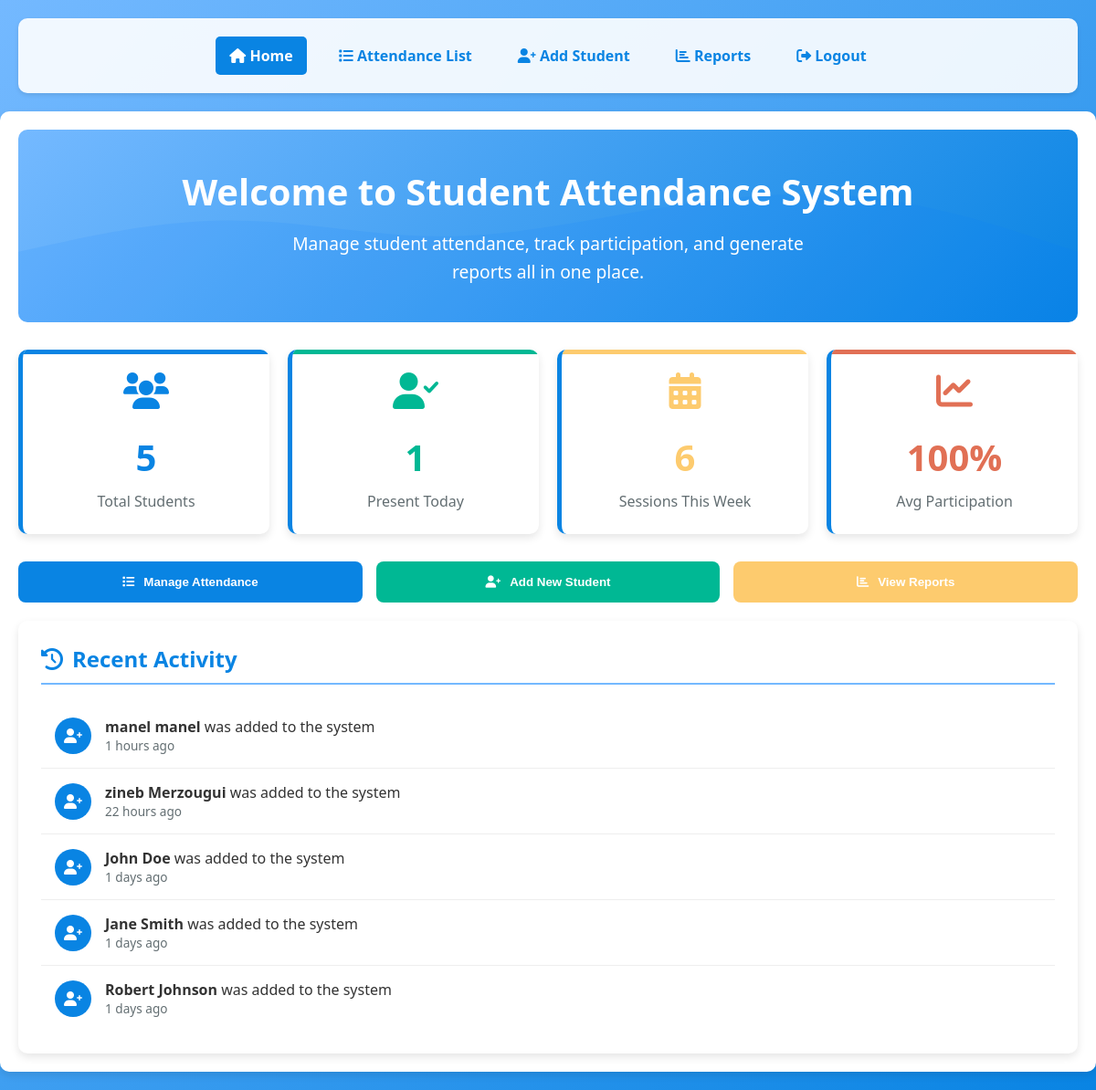
The page / on the database its author committed.
### tables this page shows
CREATE TABLE `students` (
  `id` int(11) NOT NULL,
  `matricule` varchar(20) NOT NULL,
  `firstname` varchar(50) NOT NULL,
  `lastname` varchar(50) NOT NULL,
  `course` varchar(100) NOT NULL,
  `email` varchar(100) DEFAULT NULL,
  `phone` varchar(20) DEFAULT NULL,
  `created_at` timestamp NOT NULL DEFAULT current_timestamp(),
  `status` enum('active','inactive') DEFAULT 'active'
);

### index.php (the view, shortened to what this page needs)
<?php
include 'config.php';
try {
    $total_students = $db->query("SELECT COUNT(*) FROM students")->fetchColumn();
    $today = date('Y-m-d');
    $today_present = $db->query("
        SELECT COUNT(DISTINCT student_id)
        FROM attendance_records
        WHERE DATE(recorded_at) = '$today' AND status = 1
    ")->fetchColumn();
    $week_start = date('Y-m-d', strtotime('-7 days'));
    $total_sessions = $db->query("
        SELECT COUNT(DISTINCT session_id)
        FROM attendance_records
        WHERE DATE(recorded_at) >= '$week_start'
    ")->fetchColumn();
    $participation_stats = $db->query("
        SELECT
            COUNT(*) as total_records,
            SUM(status) as participated_count
        FROM participation_records
    ")->fetch(PDO::FETCH_ASSOC);
    $avg_participation = $participation_stats['total_records'] > 0 ?
        round(($participation_stats['participated_count'] / $participation_stats['total_records']) * 100) : 0;
} catch (Exception $e) {
    $total_students = $today_present = $total_sessions = $avg_participation = 0;
}
try {
    $recent_students = $db->query("
        SELECT firstname, lastname, created_at
        FROM students
        ORDER BY created_at DESC
        LIMIT 5
    ")->fetchAll(PDO::FETCH_ASSOC);
} catch (Exception $e) {
    $recent_students = [];
}
?>
<!DOCTYPE html>
<html lang="en">
<head>
    <link rel="stylesheet" href="https://cdnjs.cloudflare.com/ajax/libs/font-awesome/6.0.0/css/all.min.css">
</head>
<body>
    <nav class="navbar">
        <ul>
            <li><a href="index.php" class="active"><i class="fas fa-home"></i> Home</a></li>
            <li><a href="attendance.php"><i class="fas fa-list"></i> Attendance List</a></li>
            <li><a href="add-student.php"><i class="fas fa-user-plus"></i> Add Student</a></li>
            <li><a href="reports.php"><i class="fas fa-chart-bar"></i> Reports</a></li>
            <li><a href="logout.php" id="logoutBtn"><i class="fas fa-sign-out-alt"></i> Logout</a></li>
        </ul>
    </nav>
    <div class="container">
        <div class="welcome-section">
            <h1>Welcome to Student Attendance System</h1>
            <p>Manage student attendance, track participation, and generate reports all in one place.</p>
        </div>
        <div class="dashboard">
            <div class="stat-card">
                <i class="fas fa-users stat-icon"></i>
                <div class="stat-number" id="totalStudents"><?php echo $total_students; ?></div>
                <div class="stat-label">Total Students</div>
            </div>
            <div class="stat-card">
                <i class="fas fa-user-check stat-icon"></i>
                <div class="stat-number" id="todayPresent"><?php echo $today_present; ?></div>
                <div class="stat-label">Present Today</div>
            </div>
            <div class="stat-card">
                <i class="fas fa-calendar-alt stat-icon"></i>
                <div class="stat-number" id="totalSessions"><?php echo $total_sessions; ?></div>
                <div class="stat-label">Sessions This Week</div>
            </div>
            <div class="stat-card">
                <i class="fas fa-chart-line stat-icon"></i>
                <div class="stat-number" id="avgParticipation"><?php echo $avg_participation; ?>%</div>
                <div class="stat-label">Avg Participation</div>
            </div>
        </div>
        <div class="quick-actions">
            <button class="action-btn" onclick="window.location.href='attendance.php'">
                <i class="fas fa-list"></i> Manage Attendance
            </button>
            <button class="action-btn" onclick="window.location.href='add-student.php'">
                <i class="fas fa-user-plus"></i> Add New Student
            </button>
            <button class="action-btn" onclick="window.location.href='reports.php'">
                <i class="fas fa-chart-bar"></i> View Reports
            </button>
        </div>
        <div class="recent-activity">
            <h2 class="section-title"><i class="fas fa-history"></i> Recent Activity</h2>
            <div id="recentActivity">
                <?php if (count($recent_students) === 0): ?>
                    <div class="activity-item">
                        <div class="activity-icon">
                            <i class="fas fa-info-circle"></i>
                        </div>
                        <div class="activity-details">
                            <div>No students in the system</div>
                            <div class="activity-time">Add students to see activity</div>
                        </div>
                    </div>
                <?php else: ?>
                    <?php foreach ($recent_students as $student): ?>
                    <div class="activity-item">
                        <div class="activity-icon">
                            <i class="fas fa-user-plus"></i>
                        </div>
                        <div class="activity-details">
                            <div><strong><?php echo $student['firstname'] . ' ' . $student['lastname']; ?></strong> was added to the system</div>
                            <div class="activity-time"><?php echo timeAgo($student['created_at']); ?></div>
                        </div>
                    </div>
                    <?php endforeach; ?>
                <?php endif; ?>
            </div>
        </div>
    </div>
</body>
</html>
<?php
function timeAgo($datetime) {
    $time = strtotime($datetime);
    $now = time();
    $diff = $now - $time;
    if ($diff < 86400) return floor($diff / 3600) . " hours ago";
    if ($diff < 2592000) return floor($diff / 86400) . " days ago";
    return "Over a month ago";
}
?>

### index.php (style rules this page uses)
:root { --primary: #0984e3; --primary-light: #74b9ff; --secondary: #00b894; --warning: #fdcb6e; --danger: #e17055; --light: #f5f6fa; --dark: #2d3436; --gray: #636e72; }
* { box-sizing: border-box; margin: 0; padding: 0; }
body { font-family: 'Segoe UI', sans-serif; margin: 0; padding: 0; background: linear-gradient(135deg, #74b9ff, #0984e3); color: #333; min-height: 100vh; }
.navbar { background: rgba(255,255,255,0.9); padding: 15px; border-radius: 10px; margin: 20px; box-shadow: 0 2px 5px rgba(0,0,0,0.1); }
.navbar ul { list-style: none; display: flex; justify-content: center; padding: 0; margin: 0; flex-wrap: wrap; }
.navbar a { text-decoration: none; color: #0984e3; margin: 5px 10px; font-weight: bold; padding: 10px 15px; border-radius: 5px; transition: 0.3s; display: block; }
.navbar a:hover, .navbar a.active { background: #0984e3; color: white; }
.container { max-width: 1200px; margin: 20px auto; padding: 20px; background: white; border-radius: 10px; box-shadow: 0 4px 10px rgba(0,0,0,0.1); }
.welcome-section { text-align: center; padding: 40px 20px; background: linear-gradient(135deg, #74b9ff, #0984e3); color: white; border-radius: 10px; margin-bottom: 30px; position: relative; overflow: hidden; }
.welcome-section::before { content: ""; position: absolute; top: 0; left: 0; right: 0; bottom: 0; background-size: cover; background-position: bottom; }
.welcome-section h1 { font-size: 2.5rem; margin-bottom: 15px; position: relative; }
.welcome-section p { font-size: 1.2rem; max-width: 600px; margin: 0 auto; line-height: 1.6; position: relative; }
.dashboard { display: grid; grid-template-columns: repeat(auto-fit, minmax(250px, 1fr)); gap: 20px; margin-bottom: 30px; }
.stat-card { background: white; border-radius: 10px; box-shadow: 0 4px 10px rgba(0,0,0,0.1); padding: 25px; text-align: center; border-left: 5px solid var(--primary); transition: transform 0.3s, box-shadow 0.3s; position: relative; overflow: hidden; }
.stat-card::before { content: ""; position: absolute; top: 0; left: 0; width: 100%; height: 5px; background: var(--primary); }
.stat-card:nth-child(2)::before { background: var(--secondary); }
.stat-card:nth-child(3)::before { background: var(--warning); }
.stat-card:nth-child(4)::before { background: var(--danger); }
.stat-icon { font-size: 2.5rem; margin-bottom: 15px; color: var(--primary); }
.stat-card:nth-child(2) .stat-icon { color: var(--secondary); }
.stat-card:nth-child(3) .stat-icon { color: var(--warning); }
.stat-card:nth-child(4) .stat-icon { color: var(--danger); }
.stat-number { font-size: 2.5rem; font-weight: bold; color: var(--primary); margin: 10px 0; }
.stat-card:nth-child(2) .stat-number { color: var(--secondary); }
.stat-card:nth-child(3) .stat-number { color: var(--warning); }
.stat-card:nth-child(4) .stat-number { color: var(--danger); }
.stat-label { color: var(--gray); font-size: 1rem; font-weight: 500; }
.recent-activity { background: white; border-radius: 10px; box-shadow: 0 4px 10px rgba(0,0,0,0.1); padding: 25px; margin-top: 20px; }
.activity-item { padding: 15px; border-bottom: 1px solid #eee; display: flex; align-items: center; transition: background 0.3s; }
.activity-item:last-child { border-bottom: none; }
.activity-icon { background: var(--primary); color: white; width: 40px; height: 40px; border-radius: 50%; display: flex; align-items: center; justify-content: center; margin-right: 15px; flex-shrink: 0; }
.activity-details { flex-grow: 1; }
.activity-time { color: var(--gray); font-size: 0.85rem; }
.section-title { color: var(--primary); margin-bottom: 20px; font-size: 1.5rem; border-bottom: 2px solid var(--primary-light); padding-bottom: 10px; display: flex; align-items: center; }
.section-title i { margin-right: 10px; }
.quick-actions { display: grid; grid-template-columns: repeat(auto-fit, minmax(200px, 1fr)); gap: 15px; margin-top: 30px; }
.action-btn { background: var(--primary); color: white; border: none; padding: 15px; border-radius: 8px; font-weight: bold; cursor: pointer; transition: background 0.3s, transform 0.2s; display: flex; align-items: center; justify-content: center; gap: 10px; }
.action-btn:nth-child(2) { background: var(--secondary); }
.action-btn:nth-child(3) { background: var(--warning); }

### rows shown on the page
students: firstname "manel", lastname "manel", created_at "1 hours ago"
students: firstname "zineb", lastname "Merzougui", created_at "22 hours ago"
students: firstname "John", lastname "Doe", created_at "1 days ago"
students: firstname "Jane", lastname "Smith", created_at "1 days ago"
students: firstname "Robert", lastname "Johnson", created_at "1 days ago"

### other values the page prints
$total_students "5"
$today_present "1"
$total_sessions "6"
$avg_participation "100"
